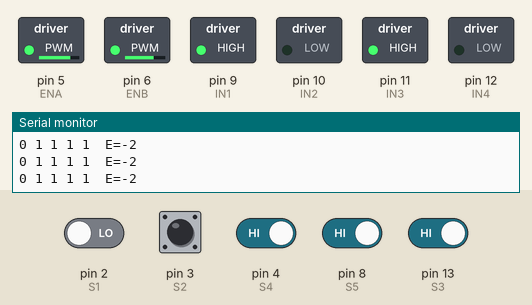
A sketch run on a simulated Arduino Uno, built with avr-gcc and run on an emulated ATmega328P. On the bench: switched loads named in the sketch (green lamp = pin HIGH), the last lines printed to the serial monitor. The inputs (shaded band) are chosen by the test bench; at power-on: pin 3 (S2), pin 4 (S4), pin 8 (S5), pin 13 (S3) HIGH, pin 2 (S1) LOW.

Above: at 3.2 s.
3.3 s: pin 4 (S4) driven LOW
At 3.8 s:
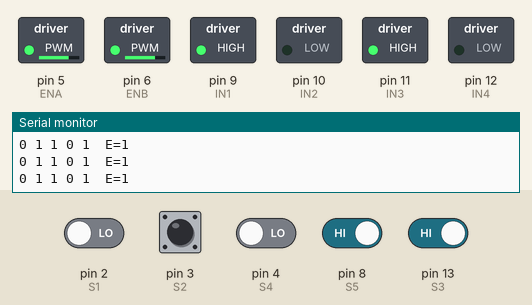
5.4 s: pin 3 (S2) driven LOW
At 5.9 s:
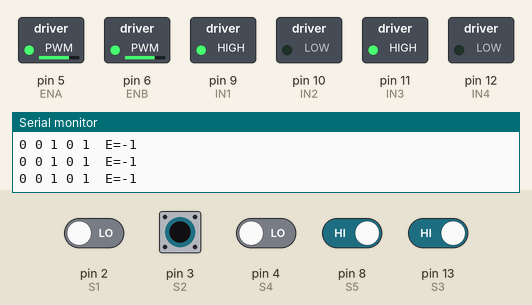
8.4 s: pin 13 (S3) driven LOW
At 8.8 s:
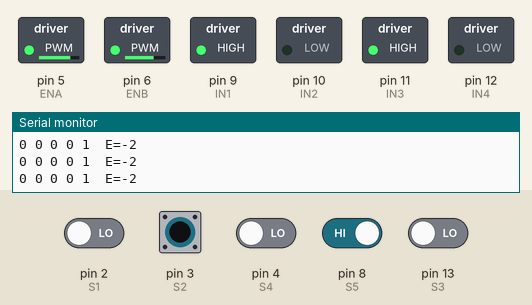
11.4 s: pin 13 (S3) driven HIGH
At 11.8 s:
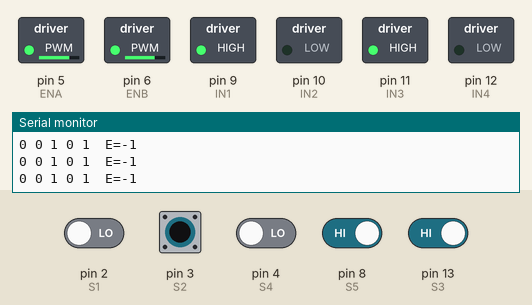
12.9 s: pin 3 (S2) pulsed HIGH 2 times (0.12 s each, 0.3 s apart)
16.5 s: pin 2 (S1) driven HIGH and pin 3 (S2) driven HIGH and pin 4 (S4) driven HIGH and pin 8 (S5) driven LOW and pin 13 (S3) driven LOW
At 17.9 s:
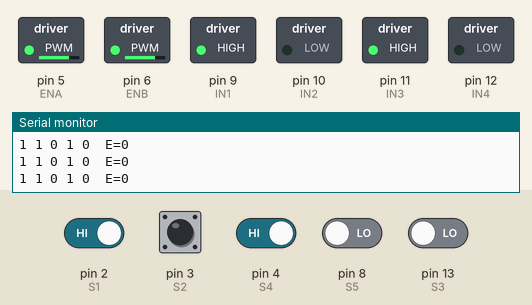
Timing chart, 0 to 19.5 s (numbered marks = the images above; inputs shaded):
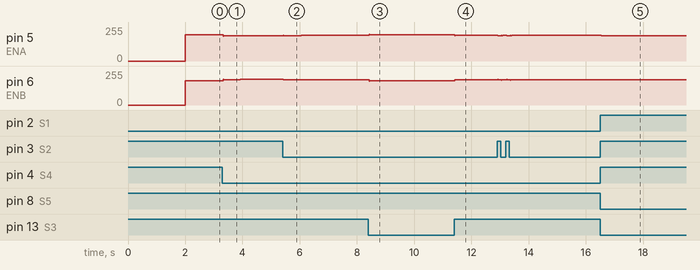

Measured:
- after the input at 3.3 s, pin 5 (ENA): 198/255 → 189/255 at once, → 188/255 0.60 s later; pin 6 (ENB): 181/255 → 191/255 at once, → 192/255 0.60 s later
- after the input at 5.4 s, pin 5 (ENA): 188/255 → 191/255 at once, → 192/255 0.64 s later; pin 6 (ENB): 192/255 → 189/255 at once, → 188/255 0.64 s later
- after the input at 8.4 s, pin 5 (ENA): 192/255 → 198/255 at once; pin 6 (ENB): 188/255 → 181/255 at once
- after the input at 11.4 s, pin 5 (ENA): 198/255 → 192/255 at once; pin 6 (ENB): 181/255 → 188/255 at once
- after the input at 16.5 s, pin 5 (ENA): 192/255 → 190/255 at once; pin 6 (ENB): 188/255 → 190/255 at once

The sketch:

line_follower_pid.ino
```cpp
// ===================== Motor Driver =====================
#define ENA 5
#define IN1 9
#define IN2 10
#define ENB 6
#define IN3 11
#define IN4 12

// ===================== Sensors ==========================
#define S1 2
#define S2 3
#define S3 13
#define S4 4
#define S5 8

const int sensorPins[5] = {S1, S2, S3, S4, S5};

// إذا الحساسات بتدي LOW على الأسود
const int BLACK = LOW;
const int WHITE = HIGH;

// ===================== Control ==========================
// سرعة عالية ومستقرة لموتور JGA25-370 (780 RPM)
int baseSpeed = 190;      // السرعة الأساسية
int maxSpeed  = 255;      // أقصى PWM (آمن للموتور والدرايفر)
int minSpeed  = 0;

// ===================== PID Tuned ========================
// قيم مضبوطة لتقليل الاهتزاز يمين/شمال
float Kp = 4.2;
float Kd = 1.8;
float Ki = 0.015;

// ===================== PID Variables ====================
float lastError = 0;
float integral = 0;

// ===================== Timing ===========================
unsigned long lastTime = 0;
const int loopTime = 2;   // تحديث سريع لتحكم أنعم

// ===================== Motor Calibration ================
float motorTrimLeft  = 1.00;
float motorTrimRight = 1.00;

// ===================== Setup ============================
void setup() {
  pinMode(ENA, OUTPUT);
  pinMode(IN1, OUTPUT);
  pinMode(IN2, OUTPUT);

  pinMode(ENB, OUTPUT);
  pinMode(IN3, OUTPUT);
  pinMode(IN4, OUTPUT);

  for (int i = 0; i < 5; i++) {
    pinMode(sensorPins[i], INPUT);
  }

  Serial.begin(9600);

  stopMotors();
  delay(2000); // انتظار قبل البدء
}

// ===================== Main Loop ========================
void loop() {
  if (millis() - lastTime < loopTime) return;
  lastTime = millis();

  // قراءة الحساسات
  int s1 = digitalRead(S1);
  int s2 = digitalRead(S2);
  int s3 = digitalRead(S3);
  int s4 = digitalRead(S4);
  int s5 = digitalRead(S5);

  // حساب الخطأ
  int error = getError(s1, s2, s3, s4, s5);

  // Debug على السيريال
  Serial.print(s1); Serial.print(" ");
  Serial.print(s2); Serial.print(" ");
  Serial.print(s3); Serial.print(" ");
  Serial.print(s4); Serial.print(" ");
  Serial.print(s5); Serial.print("  E=");
  Serial.println(error);

  // لو الخط ضاع
  if (error == 100) {
    if (lastError < 0)
      turnLeftHard();
    else
      turnRightHard();
    return;
  }

  // ================= PID =================
  // Integral
  integral += error;
  integral = constrain(integral, -20, 20);

  // Derivative (مخفف لتقليل الاهتزاز)
  float derivative = (error - lastError) * 0.7;

  // Correction
  float correction = (Kp * error) +
                     (Kd * derivative) +
                     (Ki * integral);

  // منع التصحيح الزائد
  correction = constrain(correction, -70, 70);

  // تحديث الخطأ السابق
  lastError = error;

  // حساب السرعات
  int leftSpeed  = baseSpeed - correction;
  int rightSpeed = baseSpeed + correction;

  // ضبط الحدود
  leftSpeed  = constrain((int)(leftSpeed  * motorTrimLeft),  minSpeed, maxSpeed);
  rightSpeed = constrain((int)(rightSpeed * motorTrimRight), minSpeed, maxSpeed);

  // Deadband لتقليل الاهتزاز
  if (error == 0) {
    // يمشي مستقيم تمامًا
    forward(baseSpeed, baseSpeed);
  }
  else if (abs(error) == 1) {
    // تصحيح بسيط جدًا
    int smallCorrection = correction * 0.45;

    leftSpeed  = baseSpeed - smallCorrection;
    rightSpeed = baseSpeed + smallCorrection;

    leftSpeed  = constrain(leftSpeed, minSpeed, maxSpeed);
    rightSpeed = constrain(rightSpeed, minSpeed, maxSpeed);

    forward(leftSpeed, rightSpeed);
  }
  else {
    // تصحيح كامل للانحراف الكبير
    forward(leftSpeed, rightSpeed);
  }
}

// ===================== Error Function ===================
int getError(int s1, int s2, int s3, int s4, int s5) {

  // المنتصف
  if (s3 == BLACK && s2 == WHITE && s4 == WHITE)
    return 0;

  // انحراف بسيط
  if (s2 == BLACK && s3 == WHITE)
    return -1;

  if (s4 == BLACK && s3 == WHITE)
    return 1;

  // انحراف كبير
  if (s1 == BLACK)
    return -2;

  if (s5 == BLACK)
    return 2;

  // حالات مزدوجة
  if (s2 == BLACK && s3 == BLACK)
    return -1;

  if (s3 == BLACK && s4 == BLACK)
    return 1;

  if (s1 == BLACK && s2 == BLACK)
    return -2;

  if (s4 == BLACK && s5 == BLACK)
    return 2;

  // الخط مفقود
  return 100;
}

// ===================== Motor Control ====================
void setLeftMotor(int speed) {
  speed = constrain(speed, -255, 255);

  if (speed >= 0) {
    digitalWrite(IN1, HIGH);
    digitalWrite(IN2, LOW);
    analogWrite(ENA, speed);
  } else {
    digitalWrite(IN1, LOW);
    digitalWrite(IN2, HIGH);
    analogWrite(ENA, -speed);
  }
}

void setRightMotor(int speed) {
  speed = constrain(speed, -255, 255);

  if (speed >= 0) {
    digitalWrite(IN3, HIGH);
    digitalWrite(IN4, LOW);
    analogWrite(ENB, speed);
  } else {
    digitalWrite(IN3, LOW);
    digitalWrite(IN4, HIGH);
    analogWrite(ENB, -speed);
  }
}

void forward(int leftSpeed, int rightSpeed) {
  setLeftMotor(leftSpeed);
  setRightMotor(rightSpeed);
}

// دوران قوي عند فقدان الخط
void turnLeftHard() {
  setLeftMotor(-100);
  setRightMotor(160);
}

void turnRightHard() {
  setLeftMotor(160);
  setRightMotor(-100);
}

void stopMotors() {
  setLeftMotor(0);
  setRightMotor(0);
}
```
